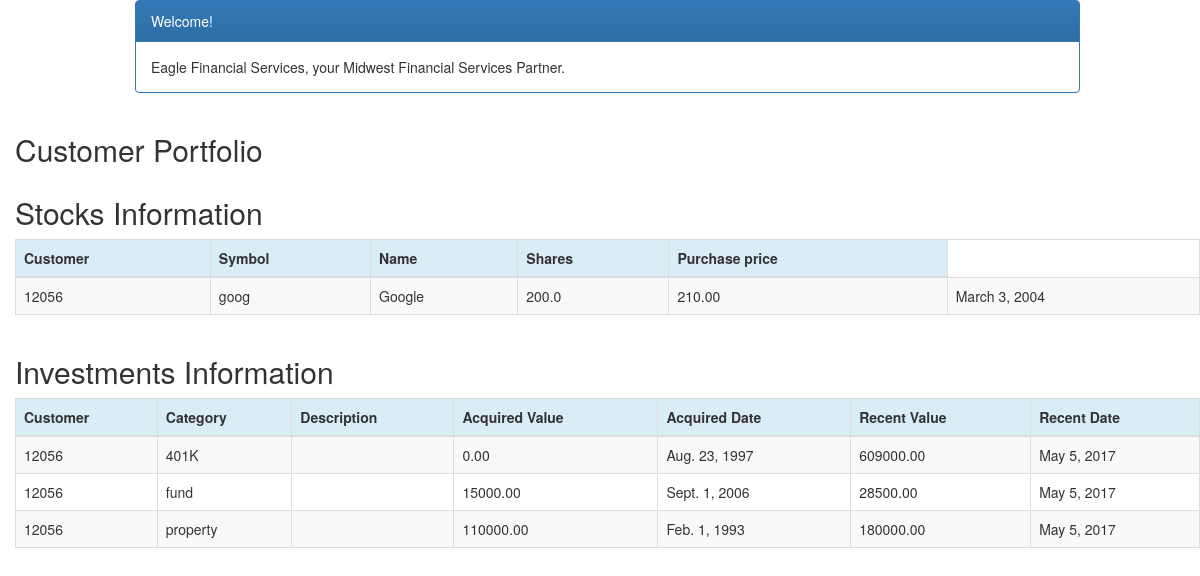
Page /customer/1/portfolio/ (signed in) on the committed database.
### portfolio/models.py (models this page shows, shortened)
class Stock(models.Model):
    customer = models.ForeignKey(Customer, related_name='stocks')
    symbol = models.CharField(max_length=10)
    name = models.CharField(max_length=50)
    shares = models.DecimalField(max_digits=10, decimal_places=1)
    purchase_price = models.DecimalField(max_digits=10, decimal_places=2)
    purchase_date = models.DateField(default=timezone.now, blank=True, null=True)

class Customer(models.Model):
    name = models.CharField(max_length=50)
    address = models.CharField(max_length=200)
    cust_number = models.IntegerField(blank=False, null=False)
    city = models.CharField(max_length=50)
    state = models.CharField(max_length=50)
    zipcode = models.CharField(max_length=10)
    email = models.EmailField(max_length=200)
    cell_phone = models.CharField(max_length=50)
    created_date = models.DateTimeField(
        default=timezone.now)
    updated_date = models.DateTimeField(auto_now_add=True)
    def __str__(self):
        return str(self.cust_number)

class Investment(models.Model):
    customer = models.ForeignKey(Customer, related_name='investments')
    category = models.CharField(max_length=50)
    description = models.CharField(max_length=200)
    acquired_value = models.DecimalField(max_digits=10, decimal_places=2)
    acquired_date = models.DateField(default=timezone.now)
    recent_value = models.DecimalField(max_digits=10, decimal_places=2)
    recent_date = models.DateField(default=timezone.now, blank=True, null=True)

### portfolio/views.py (the view)
# urls.py: url(r'', include('portfolio.urls', namespace='portfolio')),
@login_required
def portfolio(request,pk):
   customer = get_object_or_404(Customer, pk=pk)
   customers = Customer.objects.filter(created_date__lte=timezone.now())
   stocks = Stock.objects.filter(customer=pk)
   investments =Investment.objects.filter(customer=pk)
   sum_acquired_value = Investment.objects.filter(customer=pk).aggregate(Sum('acquired_value'))
   sum_recent_value = Investment.objects.filter(customer=pk).aggregate(Sum('recent_value'))
   return render(request, 'portfolio/portfolio.html', {'customers': customers,
                                                       'stocks': stocks,
                                                       'investments': investments,
                                                       'sum_recent_value': sum_recent_value,
                                                       'sum_acquired_value': sum_acquired_value,})

### portfolio/templates/portfolio/portfolio.html (shortened to what this page needs)
{% load staticfiles %}
{% load mathfilters %}
<!DOCTYPE html>
<link rel="stylesheet" href="//maxcdn.bootstrapcdn.com/bootstrap/3.2.0/css/bootstrap.min.css">
<link rel="stylesheet" href="//maxcdn.bootstrapcdn.com/bootstrap/3.2.0/css/bootstrap-theme.min.css">
<html lang="en">
<head>
    <link rel="stylesheet" href="{% static 'css/portfolio.css' %}">
</head>
<body>
<div class="container">
    <div class="row">
        <div class="col-md-10 col-md-offset-1">
            <div class="panel panel-primary">
                <div class="panel-heading">Welcome!</div>
                <div class="panel-body">
                    Eagle Financial Services, your Midwest Financial Services Partner.
                </div>
            </div>
        </div>
    </div>
</div>
<div class="row">
    <h2 style="padding-left: 15Px">Customer Portfolio</h2>
</div>
<div class="row">
    <h2 style="padding-left: 15Px">Stocks Information</h2>
</div>
<div>
    <table class="table table-striped table-bordered table-hover">
        <thead>
        <tr class="bg-info">
            <th>Customer</th>
            <th>Symbol</th>
            <th>Name</th>
            <th>Shares</th>
            <th>Purchase price</th>
        </tr>
        </thead>
        <tbody>
        {% for stock in stocks %}
            <tr>
                <td>{{ stock.customer }}</td>
                <td>{{ stock.symbol }}</td>
                <td>{{ stock.name }}</td>
                <td>{{ stock.shares }}</td>
                <td>{{ stock.purchase_price }}</td>
                <td>{{ stock.purchase_date }}</td>
            </tr>
        {% endfor %}
        </tbody>
    </table>
</div>
<div class="row">
        <h2 style="padding-left: 15Px">Investments Information</h2>
</div>
    <div>
        <table class="table table-striped table-bordered table-hover">
            <thead>
            <tr class="bg-info">
                <th>Customer</th>
                <th>Category</th>
                <th>Description</th>
                <th>Acquired Value</th>
                <th>Acquired Date</th>
                <th>Recent Value</th>
                <th>Recent Date</th>
            </tr>
            </thead>
            <tbody>
            {% for investment in investments %}
                <tr>
                    <td>{{ investment.customer }}</td>
                    <td>{{ investment.category }}</td>
                    <td>{{ investment.discription }}</td>
                    <td>{{ investment.acquired_value }}</td>
                    <td>{{ investment.acquired_date }}</td>
                    <td>{{ investment.recent_value }}</td>
                    <td>{{ investment.recent_date }}</td>
                </tr>
            {% endfor %}
            </tbody>
        </table>
    </div>

### portfolio/static/css/portfolio.css (style rules this page uses)
body { padding-left: 15px; }

### rows in the picture
Stock: customer "12056", symbol "goog", name "Google", shares "200.0", purchase_price "210.00", purchase_date "March 3, 2004"
Investment: customer "12056", category "401K", acquired_value "0.00", acquired_date "Aug. 23, 1997", recent_value "609000.00", recent_date "May 5, 2017"
Investment: customer "12056", category "fund", acquired_value "15000.00", acquired_date "Sept. 1, 2006", recent_value "28500.00", recent_date "May 5, 2017"
Investment: customer "12056", category "property", acquired_value "110000.00", acquired_date "Feb. 1, 1993", recent_value "180000.00", recent_date "May 5, 2017"
